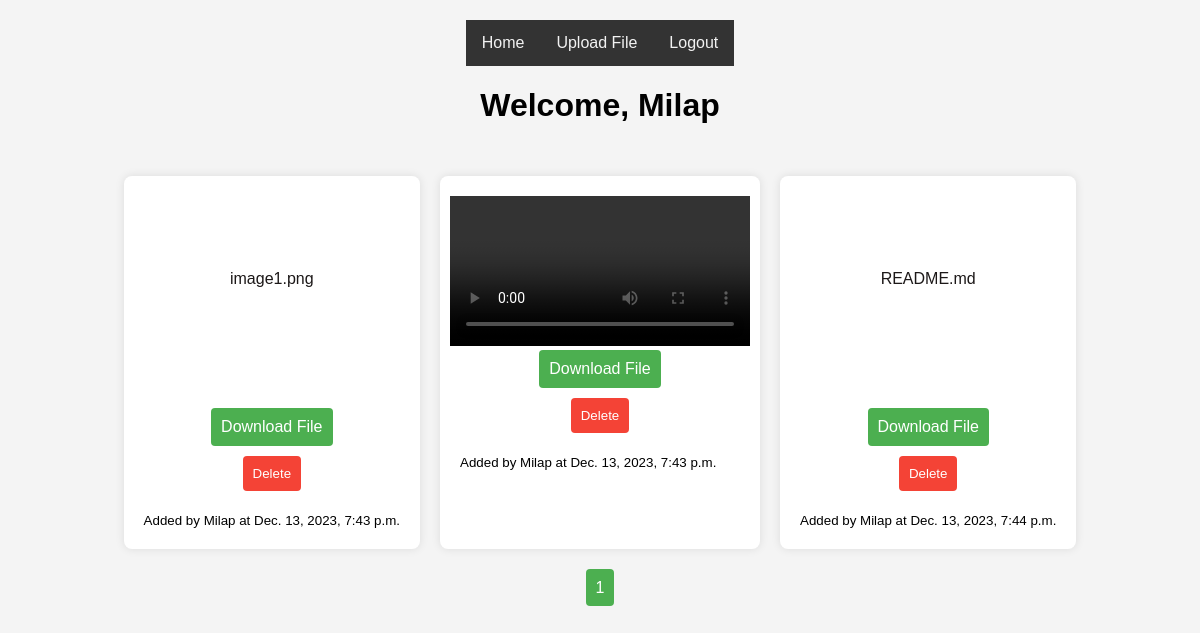
The app's page / (signed in) with its own data.
### FileUpload/models.py (models this page shows, shortened)
class FileUpload(models.Model):
    fileId = models.UUIDField(primary_key=True, default=uuid.uuid4, editable=False)
    file = models.FileField(upload_to="files/")
    user = models.ForeignKey(User,on_delete=models.CASCADE)
    createdAt = models.DateTimeField(auto_now_add=True)

### FileUpload/views.py (the view)
# urls.py: path("",views.index,name="index"),
@login_required
def index(request):
    all_files = FileUpload.objects.all().filter(user=request.user)
    items_per_page = 10
    paginator = Paginator(all_files, items_per_page)
    page = request.GET.get('page')
    try:
        files = paginator.page(page)
    except PageNotAnInteger:
        files = paginator.page(1)
    except EmptyPage:
        files = paginator.page(paginator.num_pages)
    context = {
        'files': files,
    }
    return render(request,"FileUpload/index.html",context)

### FileUpload/templates/FileUpload/index.html (shortened to what this page needs)
<!DOCTYPE html>
<html lang="en">
<head>
</head>
<body>
    <div class="navbar">
        <a href="/">Home</a>
        <a href="{% url "file-upload" %}">Upload File</a>
        <a href="{% url "user-logout" %}">Logout</a>
    </div>
    <h1> Welcome, {{request.user}} </h1>
    <div class="file-list">
        {% for file in files %}
            <div class="file-item">
                <div style="margin: 10px auto;">
                    {% if file.file.name|lower|slice:'-3:' == 'mp4' %}
                        <video controls width="300" >
                            <source src="{{ file.file.url }}" type="video/mp4">
                        </video>
                    {% else %}
                    <br>
                    <br>
                    <br>
                            <a href="{{file.file.url}}" style="text-decoration: none;" >
                                <div class="pdf-preview" style="padding-top: 20px;">
                                    {{file.file.name|slice:"6:"}}
                                </div>
                            </a>
                    {% endif %}
                    <br>
                    <a href="{{ file.file.url }}" download="{{ file.file.name }}" class="download-btn btn">Download File</a>
                    <form action="{% url 'delete-file' file.fileId %}" method="post">
                        <div style="margin-top: 10px;">
                            <input type="submit" class="delete-btn btn" value="Delete" >
                        </div>
                    </form>
                </div>
                <div class="file-details">
                    <small>Added by {{ file.user }} at {{ file.createdAt }}</small>
                </div>
            </div>
        {% endfor %}
    </div>
    <ul class="pagination">
        {% for i in files.paginator.page_range %}
            <li><a class="page-link {% if i == files.number %}current{% endif %}" href="?page={{ i }}">{{ i }}</a></li>
        {% endfor %}
    </ul>
</body>
</html>

### FileUpload/templates/FileUpload/index.html (style rules this page uses)
body { font-family: 'Arial', sans-serif; background-color: #f4f4f4; margin: 0; padding: 20px; display: flex; flex-direction: column; align-items: center; }
.navbar { background-color: #333; overflow: hidden; }
.navbar a { float: left; display: block; color: #f2f2f2; text-align: center; padding: 14px 16px; text-decoration: none; }
.file-list { display: flex; flex-wrap: wrap; margin-top: 20px; }
.file-item { background-color: #fff; padding: 10px; border-radius: 8px; box-shadow: 0 0 10px rgba(0, 0, 0, 0.1); text-align: center; transition: background-color 0.3s ease; margin: 10px; flex: 1 0 200px; }
.file-details { padding: 10px; text-align: left; }
.pdf-preview { color: rgb(28, 24, 24); text-align: center; padding: 20px; height: 100px; }
.pagination { display: flex; list-style: none; padding: 0; margin-top: 20px; }
.page-link { padding: 10px; margin: 0 5px; background-color: #4caf50; color: #fff; text-decoration: none; border-radius: 4px; cursor: pointer; }
.btn { display: inline-block; padding: 10px; border: none; border-radius: 4px; cursor: pointer; text-decoration: none; }
.download-btn { background-color: #4caf50; color: #fff; }
.delete-btn { background-color: #f44336; color: #fff; }

### records on screen
FileUpload: file.name "image1.png", user "Milap", createdAt "Dec. 13, 2023, 7:43 p.m."
FileUpload: user "Milap", createdAt "Dec. 13, 2023, 7:43 p.m."
FileUpload: file.name "README.md", user "Milap", createdAt "Dec. 13, 2023, 7:44 p.m."

### other values on screen
{{ request.user }} "Milap"
{{ i }} "1"
